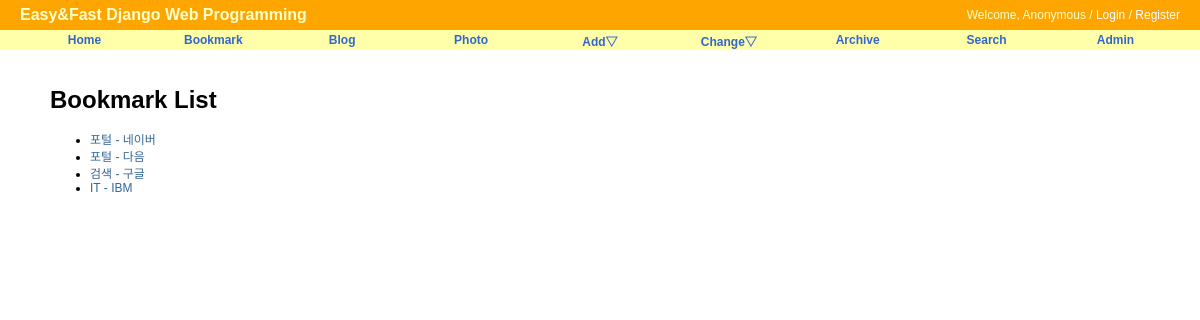
Before: /bookmark/ with the older database file.
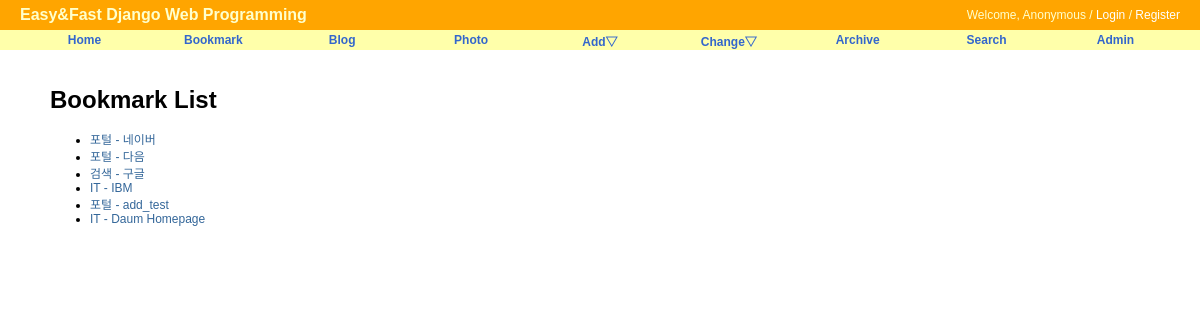
After: the same page with the newer database file.
### bookmark/models.py (models this page shows, shortened)
class Bookmark(models.Model):
    title = models.CharField(max_length=100, blank=True, null=True)
    url = models.URLField('url', unique=True)
    url_category = models.CharField(max_length=100, blank=True, null=True)
    owner = models.ForeignKey(User, null=True, on_delete=models.CASCADE)

### bookmark/views.py (the view)
# urls.py: path('', BookmarkLV.as_view(), name='index'),
class BookmarkLV(ListView):
    model = Bookmark

### bookmark/templates/bookmark/bookmark_list.html (shortened to what this page needs)
{% extends "base.html" %}
{% block content %}
<div id="content">
    <h1>Bookmark List</h1>
    <ul>
        {% for bookmark in object_list %}
            <li><a href="{% url 'bookmark:detail' bookmark.id %}">{{ bookmark.url_category }} - {{bookmark.title }}</a></li>
        {% endfor %}
    </ul>
</div>
{% endblock content %}

Changed rows visible on the page:
added Bookmark: url_category "포털", title "add_test"
added Bookmark: url_category "IT", title "Daum Homepage"
